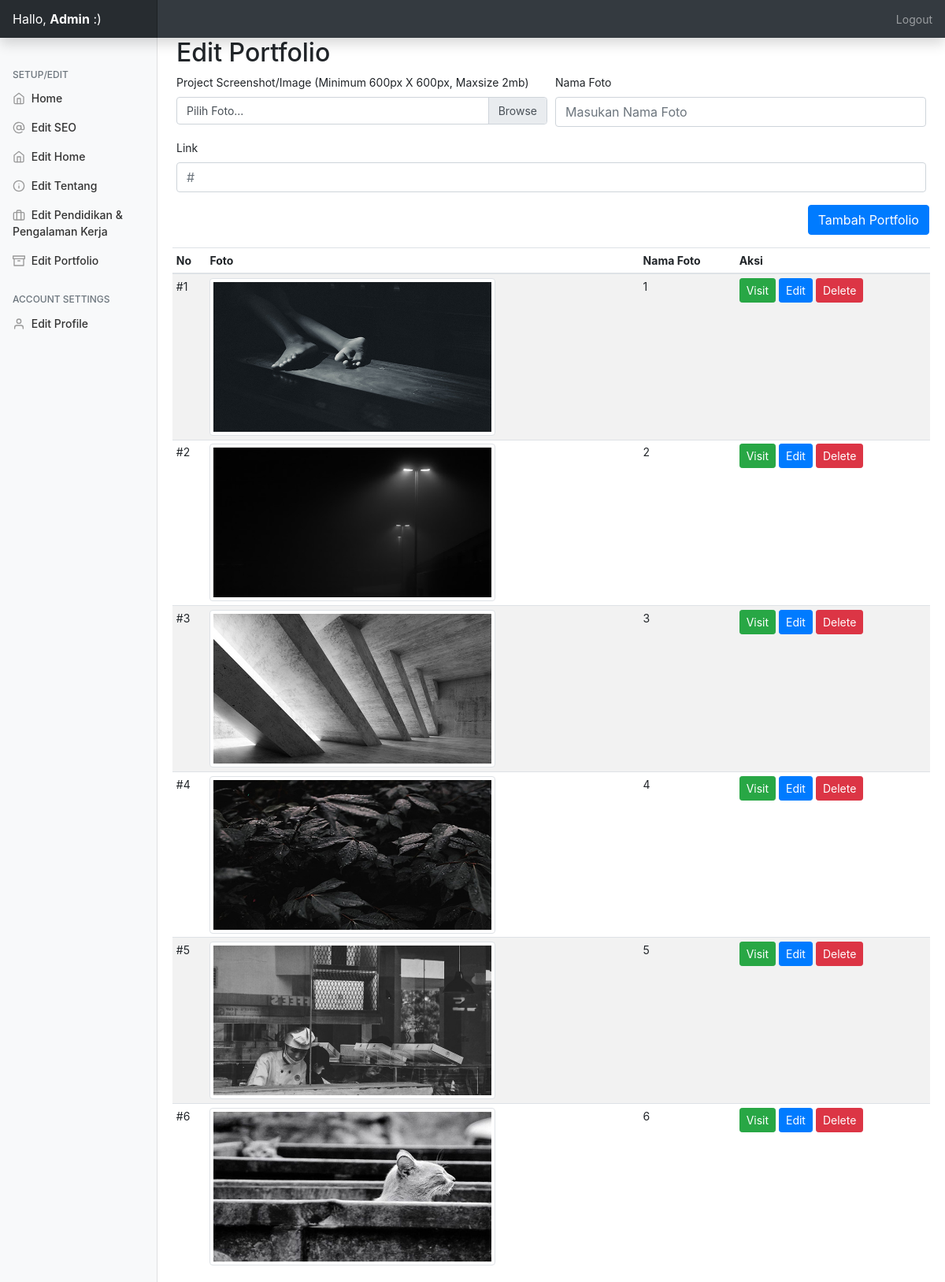
Page /admin/?editportfolio=true (signed in) on the committed database.
### tables this page shows
CREATE TABLE `portfolio` (
  `id` int(11) NOT NULL,
  `projectname` varchar(250) NOT NULL,
  `projectpic` varchar(250) NOT NULL,
  `projectlink` text NOT NULL
);

### admin/php/portfolio.php (the view, shortened to what this page needs)
 <h2>Edit Portfolio</h2>
         <form method="post" action="php/uportfolio.php" enctype="multipart/form-data">
  <div class="form-row">
  <div class="form-group col-md-6">
  <label>Project Screenshot/Image (Minimum 600px X 600px, Maxsize 2mb)</label>
  <div class="custom-file">
    <label class="custom-file-label" for="projectpic">Pilih Foto...</label>
  </div></div>
   <div class="form-group col-md-6 mt-auto">
      <label for="name">Nama Foto</label>
      <input type="name" name="projectname" class="form-control" id="name" placeholder="Masukan Nama Foto">
    </div>
    <div class="form-group col-md-12">
      <label for="email">Link</label>
      <input type="text" name="projectlink" class="form-control" id="email" placeholder="#">
    </div>
    <div class="form-group col-md-2 ml-auto">
        <input type="submit" name="addtoportfolio" class="btn btn-primary" value="Tambah Portfolio">
    </div>
</form>
<table class="table table-striped table-sm">
          <thead>
            <tr>
              <th>No</th>
              <th>Foto</th>
              <th>Nama Foto</th>
              <th>Aksi</th>
            </tr>
          </thead>
          <tbody>
         <?php
$query2="SELECT * FROM portfolio";
$queryrun2=mysqli_query($db,$query2);
$count=1;
while($data2=mysqli_fetch_array($queryrun2)){
    ?>
     <tr>
          <td>#<?=$count?></td>
              <td><img src="../assets/img/<?=$data2['projectpic']?>" class="oo img-thumbnail"></td>
         <td><?=$data2['projectname']?></td>
         <td>
             <a href="<?=$data2['projectlink']?>"> <button type="button" class="btn btn-success btn-sm">Visit</button></a>
         <button type="button" class="btn btn-primary btn-sm" data-toggle="modal" data-target="#modal<?=$data2['id']?>">
  Edit
</button> <a href="php/uportfolio.php?del=<?=$data2['id']?>"><button type="button" class="btn btn-danger btn-sm" data-toggle="modal" data-target="#exampleModal">
  Delete
             </button></a></td>
            </tr>
         <?php $count++;
} ?>
             </tbody></table>

### admin/index.php (shortened to what this page needs)
<?php
include('../include/db.php');
$query="SELECT * FROM personal_setup,aboutus_setup,basic_setup,admin_users";
$queryrun=mysqli_query($db,$query);
$data=mysqli_fetch_array($queryrun);
?>
<!doctype html>
<html lang="en">
  <head>
<link href="assets/dist/css/bootstrap.css" rel="stylesheet">
    <link href="css/dashboard.css" rel="stylesheet">
  </head>
  <body>
    <nav class="navbar navbar-dark sticky-top bg-dark flex-md-nowrap p-0 shadow">
  <a class="navbar-brand col-md-3 col-lg-2 mr-0 px-3" href="#">Hallo, <b><?=$_SESSION['username']?></b> :)</a>
  <ul class="navbar-nav px-3">
    <li class="nav-item text-nowrap">
      <a class="nav-link" href="php/logout.php">Logout</a>
    </li>
  </ul>
</nav>
<div class="container-fluid">
  <div class="row">
    <nav id="sidebarMenu" class="col-md-3 col-lg-2 d-md-block bg-light sidebar collapse">
      <div class="sidebar-sticky pt-3">
        <ul class="nav flex-column">
          <h6 class="sidebar-heading d-flex justify-content-between align-items-center px-3 mt-4 mb-1 text-muted">
          <span>Setup/Edit</span>
        </h6>
        <li class="nav-item">
            <a class="nav-link" href="../admin/">
              <span data-feather="home"></span>
            Home
            </a>
          </li>
         <li class="nav-item">
            <a class="nav-link" href="?editseo=true">
              <span data-feather="at-sign"></span>
              Edit SEO
            </a>
          </li>
          <li class="nav-item">
            <a class="nav-link" href="?edithome=true">
              <span data-feather="home"></span>
              Edit Home
            </a>
          </li>
          <li class="nav-item">
            <a class="nav-link" href="?editabout=true">
              <span data-feather="info"></span>
              Edit Tentang
            </a>
          </li>
          <li class="nav-item">
            <a class="nav-link" href="?editresume=true">
              <span data-feather="briefcase"></span>
              Edit Pendidikan & Pengalaman Kerja
            </a>
          </li>
          <li class="nav-item">
            <a class="nav-link" href="?editportfolio=true">
              <span data-feather="archive"></span>
              Edit Portfolio
            </a>
          </li>
        </ul>
        <h6 class="sidebar-heading d-flex justify-content-between align-items-center px-3 mt-4 mb-1 text-muted">
          <span>Account Settings</span>
        </h6>
        <ul class="nav flex-column mb-2">
          <li class="nav-item">
            <a class="nav-link" href="?editprofile=true">
              <span data-feather="user"></span>
              Edit Profile
            </a>
          </li>
        </ul>
      </div>
    </nav>
    <main role="main" class="col-md-9 ml-sm-auto col-lg-10 px-md-4">
<?php
     if(isset($_GET['edithome'])){
     include('php/home.php');
     }else if(isset($_GET['editabout'])){
         include('php/about.php');
     }else if(isset($_GET['editresume'])){
       include('php/resume.php');
     }else if(isset($_GET['editportfolio'])){
      include('php/portfolio.php');
     }else if(isset($_GET['editseo'])){
         include('php/seo.php');
     }else if(isset($_GET['editprofile'])){ ?>
        <h2>Edit Profile</h2>
    <?php
         if(isset($_GET['msg'])){
  if($_GET['msg']=='updated'){
      ?>
      <div class="alert alert-success text-center" role="alert">
  Successfully Updated !
</div>
      <?php
  }
 }
?>
         <form method="post" action="php/uprofile.php">
         <div class="form-row">
             <div class="form-group col-md-6">
    <label for="ptitle">Name</label>
    <input type="text" name="username" value="<?=$data['username']?>" class="form-control" id="ptitle" placeholder="Monu Giri">
  </div>
        <div class="form-group col-md-6">
    <label for="psubtitle">Password</label>
    <input type="text" name="userpass" value="<?=$data['user_pass']?>" class="form-control" id="psubtitle" placeholder="*************">
  </div>
        <div class="form-group col-md-12">
    <label for="psubtitle">Email Id</label>
    <input type="text" name="userid" value="<?=$data['user_id']?>" class="form-control" id="psubtitle" placeholder="admin@admin.com">
  </div>
         </div>
         <input type="submit" name="uprofile" class="btn btn-primary" value="Save Changes">
         </form>
    <?php }else{
         include('php/welcome.php');
     } ?>
    </main>
  </div>
</div>
        <script src="js/dashboard.js"></script></body>
</html>

### admin/css/dashboard.css (style rules this page uses)
body { font-size: .875rem; }
.feather { width: 16px; height: 16px; vertical-align: text-bottom; }
.sidebar { position: fixed; top: 0; bottom: 0; left: 0; z-index: 100; padding: 48px 0 0; box-shadow: inset -1px 0 0 rgba(0, 0, 0, .1); }
.sidebar-sticky { position: relative; top: 0; height: calc(100vh - 48px); padding-top: .5rem; overflow-x: hidden; overflow-y: auto; }
.sidebar .nav-link { font-weight: 500; color: #333; }
.sidebar .nav-link .feather { margin-right: 4px; color: #999; }
.sidebar-heading { font-size: .75rem; text-transform: uppercase; }
.navbar-brand { padding-top: .75rem; padding-bottom: .75rem; font-size: 1rem; background-color: rgba(0, 0, 0, .25); box-shadow: inset -1px 0 0 rgba(0, 0, 0, .25); }

### admin/index.php (style rules this page uses)
.oo { height: 200px; }

### rows in the picture
portfolio: projectpic (picture), projectname "1"
portfolio: projectpic (picture), projectname "2"
portfolio: projectpic (picture), projectname "3"
portfolio: projectpic (picture), projectname "4"
portfolio: projectpic (picture), projectname "5"
portfolio: projectpic (picture), projectname "6"

### other values in the picture
$_SESSION['username'] "Admin"
